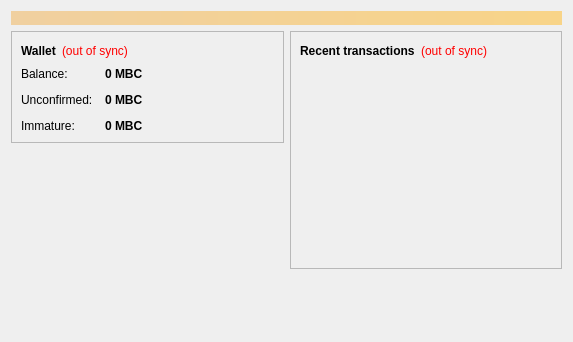
<?xml version="1.0" encoding="UTF-8"?>
<ui version="4.0">
 <class>OverviewPage</class>
 <widget class="QWidget" name="OverviewPage">
  <property name="geometry">
   <rect>
    <x>0</x>
    <y>0</y>
    <width>573</width>
    <height>342</height>
   </rect>
  </property>
  <property name="windowTitle">
   <string>Form</string>
  </property>
  <layout class="QVBoxLayout" name="topLayout">
   <item>
    <widget class="QLabel" name="labelAlerts">
     <property name="visible">
      <bool>false</bool>
     </property>
     <property name="styleSheet">
      <string notr="true">background-color: qlineargradient(x1: 0, y1: 0, x2: 1, y2: 0, stop:0 #F0D0A0, stop:1 #F8D488); color:#000000;</string>
     </property>
     <property name="wordWrap">
      <bool>true</bool>
     </property>
     <property name="margin">
      <number>3</number>
     </property>
    </widget>
   </item>
   <item>
    <layout class="QHBoxLayout" name="horizontalLayout" stretch="1,1">
     <item>
      <layout class="QVBoxLayout" name="verticalLayout_2">
       <item>
        <widget class="QFrame" name="frame">
         <property name="frameShape">
          <enum>QFrame::StyledPanel</enum>
         </property>
         <property name="frameShadow">
          <enum>QFrame::Raised</enum>
         </property>
         <layout class="QVBoxLayout" name="verticalLayout_4">
          <item>
           <layout class="QHBoxLayout" name="horizontalLayout_4">
            <item>
             <widget class="QLabel" name="label_5">
              <property name="font">
               <font>
                <weight>75</weight>
                <bold>true</bold>
               </font>
              </property>
              <property name="text">
               <string>Wallet</string>
              </property>
             </widget>
            </item>
            <item>
             <widget class="QLabel" name="labelWalletStatus">
              <property name="toolTip">
               <string>The displayed information may be out of date. Your wallet automatically synchronizes with the Mobozcoin network after a connection is established, but this process has not completed yet.</string>
              </property>
              <property name="styleSheet">
               <string notr="true">QLabel { color: red; }</string>
              </property>
              <property name="text">
               <string notr="true">(out of sync)</string>
              </property>
              <property name="alignment">
               <set>Qt::AlignLeading|Qt::AlignLeft|Qt::AlignVCenter</set>
              </property>
             </widget>
            </item>
            <item>
             <spacer name="horizontalSpacer_2">
              <property name="orientation">
               <enum>Qt::Horizontal</enum>
              </property>
              <property name="sizeHint" stdset="0">
               <size>
                <width>40</width>
                <height>20</height>
               </size>
              </property>
             </spacer>
            </item>
           </layout>
          </item>
          <item>
           <layout class="QFormLayout" name="formLayout_2">
            <property name="fieldGrowthPolicy">
             <enum>QFormLayout::AllNonFixedFieldsGrow</enum>
            </property>
            <property name="horizontalSpacing">
             <number>12</number>
            </property>
            <property name="verticalSpacing">
             <number>12</number>
            </property>
            <item row="0" column="0">
             <widget class="QLabel" name="label">
              <property name="text">
               <string>Balance:</string>
              </property>
             </widget>
            </item>
            <item row="0" column="1">
             <widget class="QLabel" name="labelBalance">
              <property name="font">
               <font>
                <weight>75</weight>
                <bold>true</bold>
               </font>
              </property>
              <property name="cursor">
               <cursorShape>IBeamCursor</cursorShape>
              </property>
              <property name="toolTip">
               <string>Your current balance</string>
              </property>
              <property name="text">
               <string notr="true">0 MBC</string>
              </property>
              <property name="textInteractionFlags">
               <set>Qt::LinksAccessibleByMouse|Qt::TextSelectableByKeyboard|Qt::TextSelectableByMouse</set>
              </property>
             </widget>
            </item>
            <item row="1" column="0">
             <widget class="QLabel" name="label_3">
              <property name="text">
               <string>Unconfirmed:</string>
              </property>
             </widget>
            </item>
            <item row="1" column="1">
             <widget class="QLabel" name="labelUnconfirmed">
              <property name="font">
               <font>
                <weight>75</weight>
                <bold>true</bold>
               </font>
              </property>
              <property name="cursor">
               <cursorShape>IBeamCursor</cursorShape>
              </property>
              <property name="toolTip">
               <string>Total of transactions that have yet to be confirmed, and do not yet count toward the current balance</string>
              </property>
              <property name="text">
               <string notr="true">0 MBC</string>
              </property>
              <property name="textInteractionFlags">
               <set>Qt::LinksAccessibleByMouse|Qt::TextSelectableByKeyboard|Qt::TextSelectableByMouse</set>
              </property>
             </widget>
            </item>
            <item row="2" column="0">
             <widget class="QLabel" name="labelImmatureText">
              <property name="text">
               <string>Immature:</string>
              </property>
             </widget>
            </item>
            <item row="2" column="1">
             <widget class="QLabel" name="labelImmature">
              <property name="font">
               <font>
                <weight>75</weight>
                <bold>true</bold>
               </font>
              </property>
              <property name="toolTip">
               <string>Mined balance that has not yet matured</string>
              </property>
              <property name="text">
               <string notr="true">0 MBC</string>
              </property>
              <property name="textInteractionFlags">
               <set>Qt::LinksAccessibleByMouse|Qt::TextSelectableByKeyboard|Qt::TextSelectableByMouse</set>
              </property>
             </widget>
            </item>
           </layout>
          </item>
         </layout>
        </widget>
       </item>
       <item>
        <spacer name="verticalSpacer">
         <property name="orientation">
          <enum>Qt::Vertical</enum>
         </property>
         <property name="sizeHint" stdset="0">
          <size>
           <width>20</width>
           <height>40</height>
          </size>
         </property>
        </spacer>
       </item>
        <item>
         <widget class="QLabel" name="label_wallet_bgcoin">
          <property name="text">
           <string/>
          </property>
          <property name="pixmap">
           <pixmap resource="../bitcoin.qrc">:/images/wallet_bgcoin</pixmap>
          </property>
          <property name="scaledContents">
           <bool>false</bool>
          </property>
          <property name="alignment">
           <set>Qt::AlignCenter</set>
          </property>
          <property name="margin">
           <number>-2</number>
          </property>
         </widget>
        </item>
        <item>
         <widget class="QLabel" name="label_6">
          <property name="text">
           <string/>
          </property>
         </widget>
        </item>
      </layout>
     </item>
     <item>
      <layout class="QVBoxLayout" name="verticalLayout_3">
       <item>
        <widget class="QFrame" name="frame_2">
         <property name="frameShape">
          <enum>QFrame::StyledPanel</enum>
         </property>
         <property name="frameShadow">
          <enum>QFrame::Raised</enum>
         </property>
         <layout class="QVBoxLayout" name="verticalLayout">
          <item>
           <layout class="QHBoxLayout" name="horizontalLayout_2">
            <item>
             <widget class="QLabel" name="label_4">
              <property name="text">
               <string>&lt;b&gt;Recent transactions&lt;/b&gt;</string>
              </property>
             </widget>
            </item>
            <item>
             <widget class="QLabel" name="labelTransactionsStatus">
              <property name="toolTip">
               <string>The displayed information may be out of date. Your wallet automatically synchronizes with the Mobozcoin network after a connection is established, but this process has not completed yet.</string>
              </property>
              <property name="styleSheet">
               <string notr="true">QLabel { color: red; }</string>
              </property>
              <property name="text">
               <string notr="true">(out of sync)</string>
              </property>
              <property name="alignment">
               <set>Qt::AlignRight|Qt::AlignTrailing|Qt::AlignVCenter</set>
              </property>
             </widget>
            </item>
            <item>
             <spacer name="horizontalSpacer">
              <property name="orientation">
               <enum>Qt::Horizontal</enum>
              </property>
              <property name="sizeHint" stdset="0">
               <size>
                <width>40</width>
                <height>20</height>
               </size>
              </property>
             </spacer>
            </item>
           </layout>
          </item>
          <item>
           <widget class="QListView" name="listTransactions">
            <property name="styleSheet">
             <string notr="true">QListView { background: transparent; }</string>
            </property>
            <property name="frameShape">
             <enum>QFrame::NoFrame</enum>
            </property>
            <property name="verticalScrollBarPolicy">
             <enum>Qt::ScrollBarAlwaysOff</enum>
            </property>
            <property name="horizontalScrollBarPolicy">
             <enum>Qt::ScrollBarAlwaysOff</enum>
            </property>
            <property name="selectionMode">
             <enum>QAbstractItemView::NoSelection</enum>
            </property>
           </widget>
          </item>
         </layout>
        </widget>
       </item>
       <item>
        <spacer name="verticalSpacer_2">
         <property name="orientation">
          <enum>Qt::Vertical</enum>
         </property>
         <property name="sizeHint" stdset="0">
          <size>
           <width>20</width>
           <height>40</height>
          </size>
         </property>
        </spacer>
       </item>
      </layout>
     </item>
    </layout>
   </item>
  </layout>
 </widget>
 <resources/>
 <connections/>
</ui>
